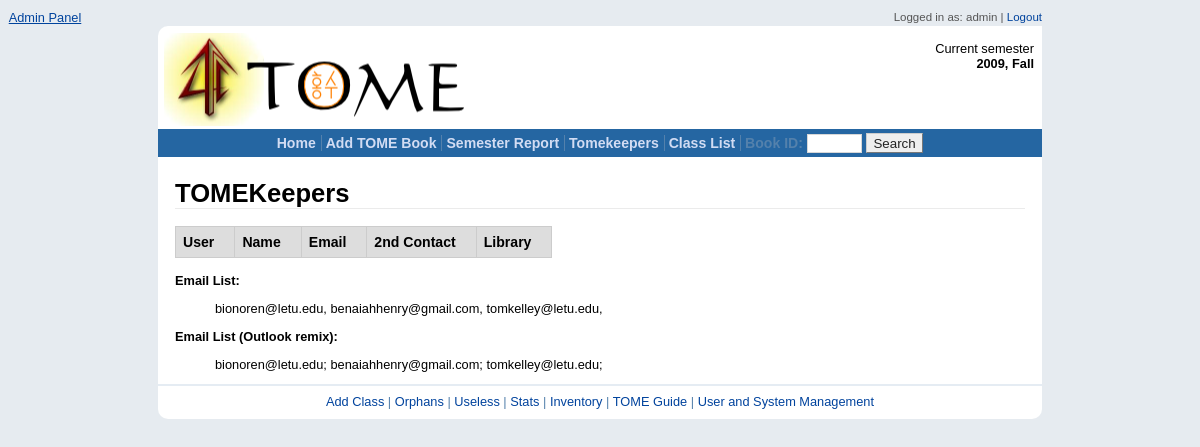
The app's page /tomekeepers.php (signed in) with its own data.
### tables this page shows
CREATE TABLE IF NOT EXISTS `users` (
  `ID` int(11) NOT NULL AUTO_INCREMENT,
  `username` varchar(20) NOT NULL,
  `password` varchar(128) NOT NULL,
  `password_salt` varchar(64) NOT NULL,
  `permissions` tinyint(1) NOT NULL DEFAULT '3',
  `active` tinyint(1) NOT NULL DEFAULT '0',
  `name` varchar(50) NOT NULL,
  `email` varchar(50) NOT NULL,
  `notifications` tinyint(1) NOT NULL,
  `libraryID` int(11) NOT NULL,
  `secondContact` varchar(50) NOT NULL,
  `semester` float unsigned NOT NULL,
  `firstLogin` tinyint(1) NOT NULL DEFAULT '0',
  PRIMARY KEY (`ID`),
  UNIQUE KEY `username` (`username`),
  KEY `name` (`name`,`email`,`libraryID`)
);

### OpenSiteAdmin/scripts/classes/DatabaseManager.php (called while the page is built, shortened)
<?php
    class DatabaseManager {
        protected static $dbObj;
		protected $SQL;
		protected function __construct($user=DB_USER, $pass=DB_PASS, $db=DB_NAME, $host=DB_ROOT) {
			$this->SQL = mysqli_connect($host, $user, $pass) or die('Could not login: ' . mysqli_connect_error());
			if($db != null) {
				mysqli_select_db($this->SQL, $db) or die('Couldn\'t connect to '.$db.'-'.mysqli_error($this->SQL));
			} else {
				$this->database = null;
			}
        }
		static function checkError($query) {
			$result = mysqli_query(DatabaseManager::getLink(), $query);
            return $result;
		}
        static function fetchArray($result) {
            return mysqli_fetch_row($result);
        }
        static function getLink() {
            if(DatabaseManager::$dbObj == null) {
                DatabaseManager::$dbObj = new DatabaseManager();
            }
			return DatabaseManager::$dbObj->getLinkResource();
        }
        function getLinkResource() {
            return $this->SQL;
        }
	}
?>

### tomekeepers.php (the view, shortened to what this page needs)
<?php
   $path = "./";
   require_once($path."header.php");
?>
<h1>TOMEKeepers</h1>
<table class="sortable">
   <thead>
      <tr>
         <th>
            User
         </th>
         <th>
            Name
         </th>
         <th>
            Email
         </th>
         <th>
            2nd Contact
         </th>
         <th>
            Library
         </th>
      </tr>
    </thead>
</table>
<br />
<strong>Email List:</strong>
   <blockquote>
   <?php
      $querry = "SELECT users.email
                 FROM users
                 WHERE users.active = 1;";
      $resultSet = DatabaseManager::checkError($querry);
      $users = array();
      while($row = DatabaseManager::fetchArray($resultSet))
      {
         if($row[0] == '')
            continue;
         $users[] = $row[0];
         print "$row[0], ";
      }
   ?>
   </blockquote>
<strong>Email List (Outlook remix):</strong>
   <blockquote>
      <?php
         foreach($users as $user)
         {
           print "$user; ";
         }
      ?>
   </blockquote>
<?php require_once($path."footer.php"); ?>

### header.php (shortened to what this page needs)
<?php
    function getSemesterName($semester, $fromDateTime=false) {
        if($fromDateTime) {
            $time = strtotime($semester);
            $year = date("Y", $time);
            $tmp = date("n", $time);
            if($tmp <= 5) {
                $ret = "Spring";
            } elseif($tmp <= 8) {
                $ret = "Summer";
            } else {
                $ret = "Fall";
            }
        } else {
            $tmp = explode(".", $semester);
            $year = $tmp[0];
            if($tmp[1] == 75) {
                $ret = "Fall";
            } elseif($tmp[1] == 5) {
                $ret = "Summer";
            } else {
                $ret = "Spring";
            }
        }
        return $year.", ".$ret;
    }
    $username = $_SESSION["username"];
?>
<!DOCTYPE html PUBLIC "-//W3C//DTD XHTML 1.0 Transitional//EN"
"http://www.w3.org/TR/xhtml1/DTD/xhtml1-transitional.dtd">
<html xmlns="http://www.w3.org/1999/xhtml" xml:lang="en" lang="en">
<head>
    <link href="<?php print $path; ?>layout/datepickercontrol.css" type="text/css" rel="stylesheet">
    <link href="<?php print $path; ?>layout/screen.css" media="screen,projection" rel="stylesheet" type="text/css" />
    <link href="<?php print $path; ?>layout/print.css" media="print" rel="stylesheet" type="text/css" />
</head>
<body class="yui-skin-sam">
  <div id="atmosphere">
  <div id="statusbar">Logged in as: <?php print $username; ?> | <a href="<?php print $path; ?>OpenSiteAdmin/scripts/logout.php">Logout</a></div>
  <div id="container">
    <div id="header">
      <div id="banner">
        <h1>&nbsp;</h1>
        <dl id="status">
          <dt>Current semester</dt>
          <dd><?php print getSemesterName($_SESSION["semester"]); ?></dd>
        </dl>
      </div>
      <div id="navigation">
        <ul>
          <li><a href="<?php print $path; ?>">Home</a></li>
          <li><a href="<?php print $path; ?>addtomebook.php">Add TOME Book</a></li>
          <li><a href="<?php print $path; ?>report.php">Semester Report</a></li>
          <li><a href="<?php print $path; ?>tomekeepers.php">Tomekeepers</a></li>
          <li><a href="<?php print $path; ?>classlist.php">Class List</a></li>
          <li><form method="get" action="<?php print $path; ?>bookinfo.php">
          Book ID: <input type="text" size="4" name="id"/> <input type="submit" value="Search" /></form></li>
        </ul>
      </div>
    </div>
    <div id="body">

### footer.php (shortened to what this page needs)
</div>
<div id="footer">
  <a href="<?php print $path; ?>addClass.php">Add Class</a> |
  <a href="<?php print $path; ?>orphans.php">Orphans</a> |
  <a href="<?php print $path; ?>uselessBooks.php">Useless</a> |
  <a href="<?php print $path; ?>stats.php">Stats</a> |
  <a href="<?php print $path; ?>inventory.php">Inventory</a> |
  <a href="<?php print $path; ?>guide.php">TOME Guide</a> |
  <a href="<?php print $path; ?>management.php">User and System Management</a>
</div>
</div>
</div>
<?php if(isset($_SESSION["username"]) && $_SESSION["permissions"] <= 2) { ?>
    <div style="position:absolute; top:10px; left:-30px; width:150px;">
        <a href="<?php print $path; ?>admin/index.php">Admin Panel</a>
    </div>
<?php } ?>
</body>
</html>

### layout/screen.css (style rules this page uses)
body { background-color: rgb(230,235,240); margin: 0; padding: 8px; text-align: center; font-family: "Lucida Grande", "Lucida Sans Unicode", Verdana, Arial, Helvetica, sans-serif; font-size: 80%; }
#atmosphere { width: 890px; margin-left: auto; margin-right: auto; }
#statusbar { color: #555; font-size: .9em; text-align: right; margin: 3px; }
#statusbar a { border: 0; text-decoration: none; }
#container { text-align: center; padding: 4px 0 4px 0; margin: 3px; background-color: #ffffff; -moz-border-radius-topleft: 10px; -moz-border-radius-bottomleft: 10px; -moz-border-radius-bottomright: 10px; -webkit-border-top-left-radius: 10px; -webkit-border-bottom-left-radius: 10px; -webkit-border-bottom-right-radius: 10px; }
#header #banner { background: url(../images/tome.png); background-repeat: no-repeat; background-position: 3px 50%; padding: 15px 5px 15px 5px; margin: 3px; }
#header #banner #status { float: right; width: 30%; margin-top: -70px; font-weight: bold; text-align: right; }
#header #banner #status dt { font-weight: normal; }
#header #navigation { padding: 4px 0 4px 0; text-align: center; clear: both; background-color: rgb(37,102,162); color: #5481AC; font-size: 1.1em; font-weight: bold; }
#header #navigation ul { display: inline; margin: 0; padding: 0; }
#header #navigation ul li { display: inline; }
#header #navigation a { color: #D2DCF3; text-decoration: none; border-right: 1px solid #5481AC; padding-right: 5px; }
#header #navigation form { display: inline; }
div#body { padding: 5px 0 0 0; width: 850px; text-align: left; margin: 0 auto; }
#footer { text-align: center; margin-top: 8px; border-top: 2px solid #E5ECF3; padding: 8px 0 6px 0; width: auto; color: #5481AC; }
#footer a { text-decoration: none; }
a, .link { color: #00439D; text-decoration: underline; }
#body h1 { border-bottom: 1px solid rgb(235,235,235); font-family: Georgia, "Lucida Grande", "Lucida Sans Unicode", Verdana, Arial, Helvetica, sans-serif; }
form { margin-bottom: 0px; }
form input[type=text], form input[type=password], textarea { border: 1px solid #D7D7D7; }
input[type=button], input[type=submit], input[type=reset] { background: #eee; color: #222; border: 1px outset #ccc; padding: .1em .5em }
table { border-collapse: collapse; }
td, th { padding: 0.5em; border: 1px solid #CCC; }
thead, tfoot { background-color: #DDD; }
th { text-align: center; font-size: 1.1em; }
.sortcol { cursor: pointer; padding-right: 20px; background-repeat: no-repeat; background-position: right center; }

### layout/print.css (style rules this page uses)
body { width: 100%; font: 10pt "Times New Roman", "TimesNR", Times, serif !important; background: #FFFFFF !important; margin: 0; padding: 0; }
#statusbar, #header, #header #banner #status, #header #navigation, #footer { display: none; }
#body { width: auto; margin: 0.1em; padding: 0; border: 0; color: black; background: transparent none; }
table { border-collapse: collapse; }
form input { font-size: 0.8em; }

### records on screen
users: email "bionoren@letu.edu"
users: email "benaiahhenry@gmail.com"
users: email "tomkelley@letu.edu"

### other values on screen
$username "admin"
getSemesterName($_SESSION["semester"]) "2009, Fall"
$user "bionoren@letu.edu"
$user "benaiahhenry@gmail.com"
$user "tomkelley@letu.edu"
